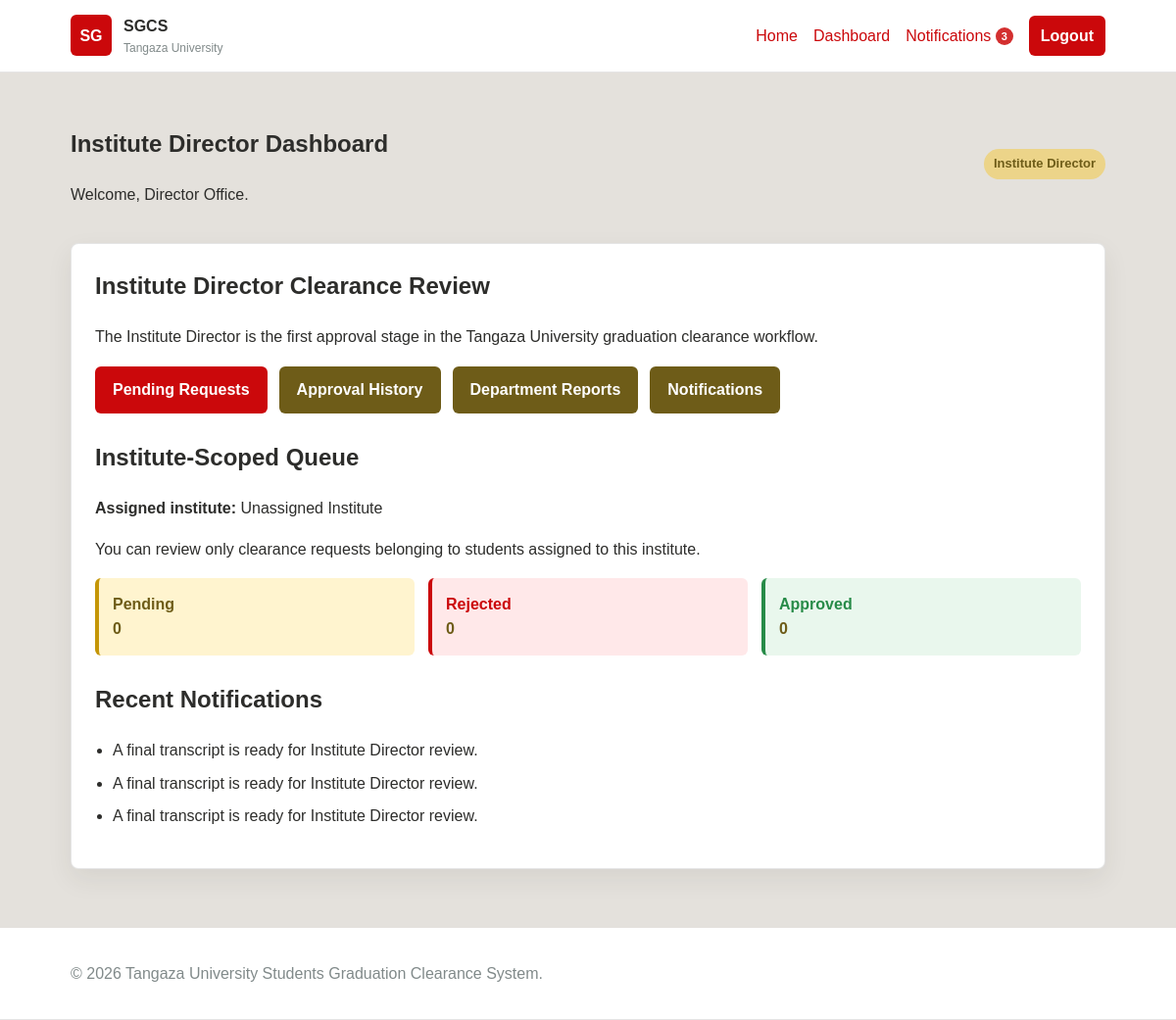
Page /dashboard.php (signed in) on the committed database.
### tables this page shows
CREATE TABLE `notifications` (
  `notif_id` int(11) NOT NULL AUTO_INCREMENT,
  `recipient_user_id` int(11) NOT NULL,
  `notif_type` varchar(50) NOT NULL,
  `message` text NOT NULL,
  `sent_at` datetime NOT NULL DEFAULT current_timestamp(),
  `is_read` tinyint(1) NOT NULL DEFAULT 0,
  PRIMARY KEY (`notif_id`),
  KEY `recipient_user_id` (`recipient_user_id`),
  CONSTRAINT `notifications_ibfk_1` FOREIGN KEY (`recipient_user_id`) REFERENCES `users` (`user_id`) ON DELETE CASCADE ON UPDATE CASCADE
);

### includes/auth.php (called while the page is built, shortened)
<?php
function is_logged_in()
{
    return !empty($_SESSION['user_id']);
}
function current_user()
{
    return [
        'user_id' =>
            $_SESSION['user_id'] ?? null,
        'username' =>
            $_SESSION['username'] ?? '',
        'full_name' =>
            $_SESSION['full_name'] ?? '',
        'role' =>
            $_SESSION['role'] ?? '',
        'linked_id' =>
            $_SESSION['linked_id'] ?? null,
        'school_id' =>
            $_SESSION['school_id'] ?? null,
        'institute_id' =>
            $_SESSION['institute_id'] ?? null,
        'department_id' =>
            $_SESSION['department_id'] ?? null
    ];
}
function role_label($role)
{
    $labels = [
        'student' =>
            'Student',
        'officer' =>
            'Departmental Officer',
        'director' =>
            'Institute Director',
        'librarian' =>
            'Librarian',
        'finance_officer' =>
            'Finance Officer',
        'dean' =>
            'Dean of School',
        'university_store' =>
            'University Store',
        'registrar' =>
            'Academic Registrar',
        'admin' =>
            'System Administrator'
    ];
    return
        $labels[$role]
        ?? ucfirst(
            (string)$role
        );
}
?>

### includes/clearance_functions.php (called while the page is built, shortened)
<?php
function get_user_institute_id($pdo, $userId)
{
    $stmt = $pdo->prepare(
        'SELECT institute_id
         FROM users
         WHERE user_id = ?
         LIMIT 1'
    );
    $stmt->execute([(int)$userId]);
    $instituteId = $stmt->fetchColumn();
    return (
        $instituteId !== false &&
        $instituteId !== null &&
        (int)$instituteId > 0
    )
        ? (int)$instituteId
        : null;
}
function get_assigned_department($pdo, $user)
{
    $role = strtolower(
        (string)($user['role'] ?? '')
    );
    if ($role === 'director') {
        $instituteId = get_user_institute_id(
            $pdo,
            $user['user_id']
        );
        if (!$instituteId) {
            return null;
        }
        return get_institute_director_department($pdo);
    }
    $stmt = $pdo->prepare(
        'SELECT *
         FROM departments
         WHERE officer_user_id = ?
         LIMIT 1'
    );
    $stmt->execute([
        (int)$user['user_id']
    ]);
    return $stmt->fetch(PDO::FETCH_ASSOC);
}
function get_notifications(
    $pdo,
    $userId,
    $limit = 5
) {
    $userId = (int)$userId;
    $limit = (int)$limit;
    try {
        $stmt = $pdo->prepare(
            'SELECT *
             FROM notifications
             WHERE recipient_user_id = ?
             ORDER BY sent_at DESC
             LIMIT ' . $limit
        );
        $stmt->execute([$userId]);
        return $stmt->fetchAll(
            PDO::FETCH_ASSOC
        );
    } catch (PDOException $e) {
        error_log(
            'Notification retrieval error: '
            . $e->getMessage()
        );
        return [];
    }
}
?>

### dashboards/director.php (the view, shortened to what this page needs)
<?php
require_once __DIR__ . '/../includes/auth.php';
require_once __DIR__ . '/../includes/clearance_functions.php';
$directorUser = current_user();
$department = get_assigned_department($pdo, $directorUser);
$directorInstituteId = get_user_institute_id($pdo, $directorUser['user_id']);
$instituteStmt = $pdo->prepare('SELECT institute_name FROM institutes WHERE institute_id=?');
$instituteStmt->execute([$directorInstituteId]);
$directorInstituteName = $instituteStmt->fetchColumn() ?: 'Unassigned Institute';
$directorCounts = $department ? get_review_counts($pdo, $department, $directorUser) : ['Pending'=>0,'Rejected'=>0,'Approved'=>0];
$notifications = get_notifications($pdo, $_SESSION['user_id'], 4);
require_once __DIR__ . '/../includes/header.php';
?>
<section class="dashboard">
    <div class="dashboard-top">
        <div>
            <h1>Institute Director Dashboard</h1>
            <p>Welcome, <?php echo htmlspecialchars($_SESSION['full_name']); ?>.</p>
        </div>
        <span class="badge"><?php echo role_label($_SESSION['role']); ?></span>
    </div>
    <div class="dashboard-box">
        <h2>Institute Director Clearance Review</h2>
        <p>The Institute Director is the first approval stage in the Tangaza University graduation clearance workflow.</p>
        <div class="action-row">
            <a class="button" href="<?php echo BASE_URL; ?>officer_requests.php">Pending Requests</a>
            <a class="button secondary" href="<?php echo BASE_URL; ?>officer_history.php">Approval History</a>
            <a class="button secondary" href="<?php echo BASE_URL; ?>reports_dashboard.php">Department Reports</a>
            <a class="button secondary" href="<?php echo BASE_URL; ?>notifications.php">Notifications</a>
        </div>
        <h2>Institute-Scoped Queue</h2>
        <p><strong>Assigned institute:</strong> <?php echo htmlspecialchars($directorInstituteName); ?></p>
        <p>You can review only clearance requests belonging to students assigned to this institute.</p>
        <div class="summary-row">
            <div class="status-pending"><strong>Pending</strong><span><?php echo (int)$directorCounts['Pending']; ?></span></div>
            <div class="status-rejected"><strong>Rejected</strong><span><?php echo (int)$directorCounts['Rejected']; ?></span></div>
            <div class="status-approved"><strong>Approved</strong><span><?php echo (int)$directorCounts['Approved']; ?></span></div>
        </div>
        <h2>Recent Notifications</h2>
        <?php if ($notifications): ?>
            <ul class="simple-list">
                <?php foreach ($notifications as $notification): ?>
                    <li><?php echo htmlspecialchars($notification['message']); ?></li>
                <?php endforeach; ?>
            </ul>
        <?php else: ?>
            <p>No notifications yet.</p>
        <?php endif; ?>
    </div>
</section>
<?php require_once __DIR__ . '/../includes/footer.php'; ?>

### assets/css/style.css (style rules this page uses)
:root { --orange: #e75703; --red: #cb080b; --soft: #e4e1dc; --dark: #2d2d2b; --gold: #c49607; --pink: #e78086; --olive: #6e5c18; --gray: #818a8a; --light-gold: #ecd489; --white: #ffffff; }
* { box-sizing: border-box; }
body { margin: 0; min-height: 100vh; display: flex; flex-direction: column; font-family: Arial, Helvetica, sans-serif; color: var(--dark); background: var(--soft); line-height: 1.6; }
a { color: var(--red); text-decoration: none; }
.hero-panel, .card, .login-box, .dashboard-box { background: var(--white); border: 1px solid rgba(45, 45, 43, 0.12); border-radius: 8px; box-shadow: 0 10px 26px rgba(45, 45, 43, 0.08); }
.button, button { display: inline-block; border: 0; background: var(--red); color: var(--white); padding: 11px 18px; border-radius: 6px; font-weight: bold; cursor: pointer; }
.button.secondary { background: var(--olive); }
.dashboard { width: min(1100px, 88%); margin: 34px auto 60px; }
.dashboard-top { display: flex; justify-content: space-between; gap: 20px; align-items: center; margin-bottom: 20px; }
.badge { display: inline-block; padding: 5px 10px; background: var(--light-gold); color: var(--olive); border-radius: 999px; font-size: 13px; font-weight: bold; }
.dashboard-box { padding: 24px; }
.dashboard-box h2 { margin-top: 26px; }
.dashboard-box h2:first-child { margin-top: 0; }
.summary-row { display: grid; grid-template-columns: repeat(3, 1fr); gap: 14px; margin-bottom: 20px; }
.summary-row div { padding: 14px; background: #f8f7f4; border-radius: 6px; }
.summary-row strong, .summary-row span { display: block; }
.summary-row span { color: var(--olive); font-weight: bold; }
.action-row { display: flex; gap: 12px; flex-wrap: wrap; margin: 18px 0 26px; }
.simple-list, .notification-list { padding-left: 18px; }
.simple-list li { margin-bottom: 8px; }
.status-approved { border-left-color: #278b48 !important; color: #278b48; }
.status-pending { border-left-color: var(--gold) !important; color: var(--olive); }
.status-rejected { border-left-color: var(--red) !important; color: var(--red); }
:root { --status-pending-bg: #fff4cf; --status-approved: #278b48; --status-approved-bg: #e9f7ed; --status-rejected-bg: #ffe8e9; }
.summary-row .status-pending { background:var(--status-pending-bg); border-left:4px solid var(--gold); }
.summary-row .status-approved { background:var(--status-approved-bg); border-left:4px solid var(--status-approved); }
.summary-row .status-rejected { background:var(--status-rejected-bg); border-left:4px solid var(--red); }

### rows in the picture
notifications: message "A final transcript is ready for Institute Director review."
notifications: message "A final transcript is ready for Institute Director review."
notifications: message "A final transcript is ready for Institute Director review."

### other values in the picture
APP_SHORT_NAME "SGCS"
$headerUnread "3"
$_SESSION['full_name'] "Director Office"
role_label($_SESSION['role']) "Institute Director"
$directorInstituteName "Unassigned Institute"
$directorCounts['Pending'] "0"
$directorCounts['Rejected'] "0"
$directorCounts['Approved'] "0"
